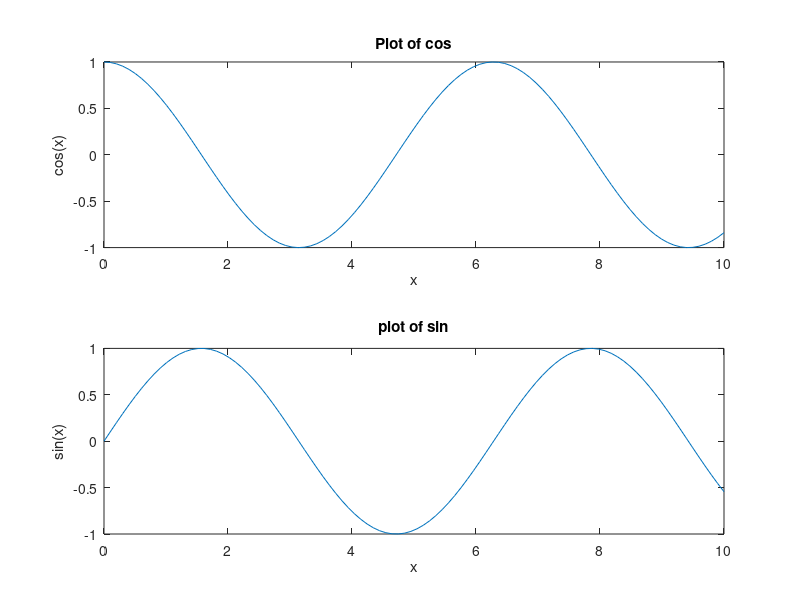

Recreate this plot in MATLAB.
% Author: Manoj Kumar
% Roll no. 16/CS/010




subplot(2,1,1);
x = linspace(0,10);
y1 = cos(x);
plot(x,y1)
xlabel("x");
ylabel("cos(x)");
title("Plot of cos");
 
subplot(2,1,2); 
y2 = sin(x);
plot(x,y2)
xlabel("x");
ylabel("sin(x)");
title("plot of sin");